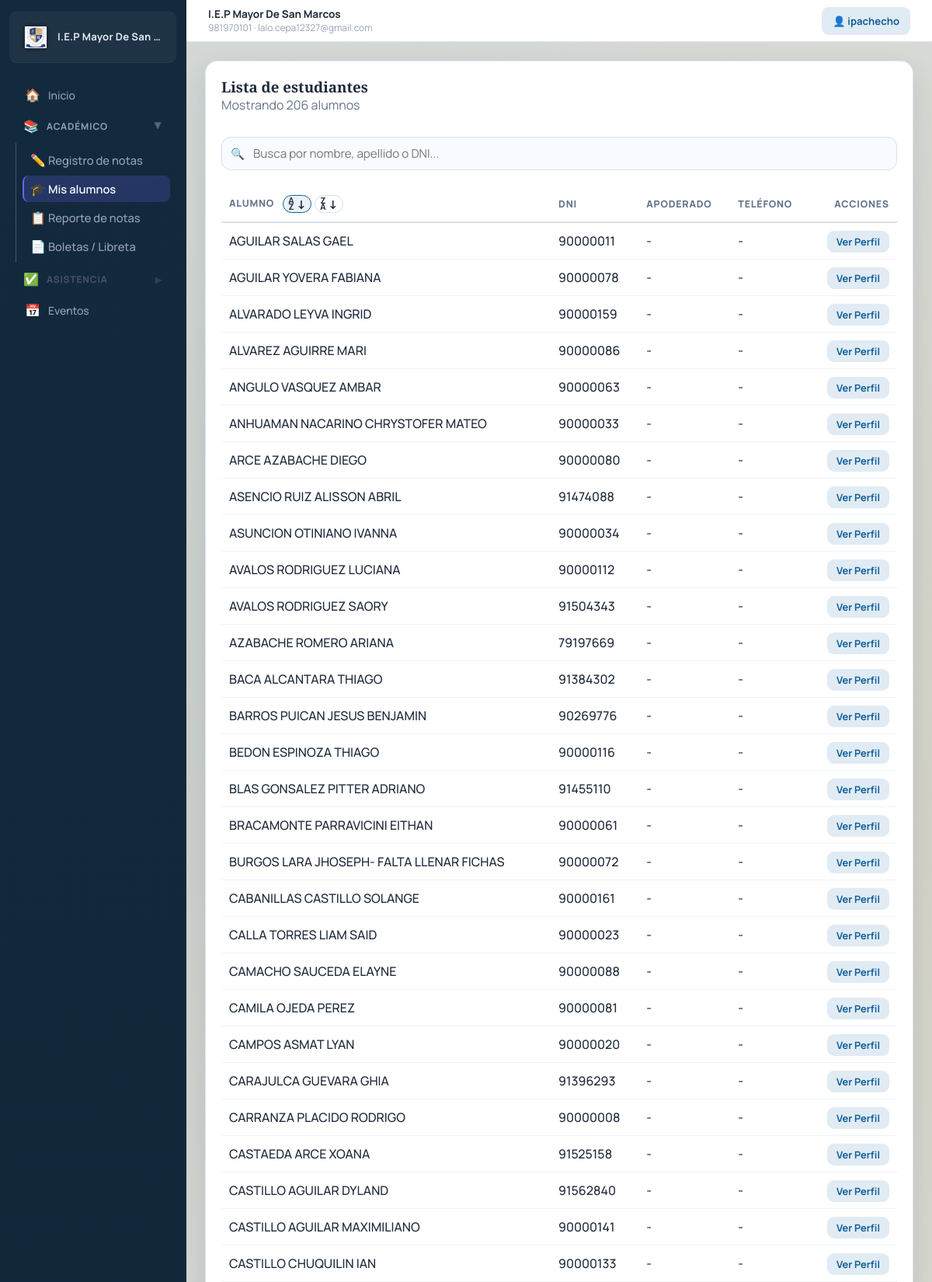
Page /students/ (signed in, upper part) on the committed database.
### schools/models.py (models this page shows, shortened)
class School(models.Model):
    name = models.CharField(max_length=255)
    logo = models.FileField(upload_to='school_logos/', blank=True, null=True)
    address = models.TextField()
    phone = models.CharField(max_length=20)
    email = models.EmailField()
    ruc = models.CharField(max_length=11, blank=True, null=True, verbose_name="RUC")
    pension_price = models.DecimalField(max_digits=10, decimal_places=2, default=200.00, verbose_name="Costo de Pension")
    enrollment_price = models.DecimalField(max_digits=10, decimal_places=2, default=300.00, verbose_name="Costo de Matricula")
    supplies_price = models.DecimalField(max_digits=10, decimal_places=2, default=50.00, verbose_name="Costo de Material Escolar")
    created_at = models.DateTimeField(auto_now_add=True)

### accounts/models.py (models this page shows, shortened)
class User(AbstractUser):
    ROLE_CHOICES = (
        ('admin', 'Administrador'),
        ('director', 'Director'),
        ('teacher', 'Docente'),
        ('secretary', 'Secretaria'),
        ('parent', 'Padre'),
    )
    role = models.CharField(max_length=20, choices=ROLE_CHOICES)
    phone = models.CharField(max_length=15, blank=True, null=True)
    profile_picture = models.ImageField(upload_to='profile_pics/', blank=True, null=True, verbose_name='Foto de Perfil')
    teaching_grade = models.ForeignKey(
        'academic.Grade',
        on_delete=models.SET_NULL,
        blank=True,
        null=True,
        related_name='teachers',
    )
    teaching_section = models.ForeignKey(
        'academic.Section',
        on_delete=models.SET_NULL,
        blank=True,
        null=True,
        related_name='teachers_by_section',
    )
    is_polyteacher = models.BooleanField(default=False, verbose_name='Es polidocente')
    poly_course = models.ForeignKey(
        'academic.Course',
        on_delete=models.SET_NULL,
        blank=True,
        null=True,
        related_name='poly_teachers_assigned',
        verbose_name='Curso de polidocencia',
    )
    teaching_courses = models.ManyToManyField(
        'academic.Course',
        blank=True,
        related_name='poly_teachers',
        verbose_name='Cursos que ensena (polidocente) - MULTIPLES',
    )
    teaching_grades = models.ManyToManyField(
        'academic.Grade',
        blank=True,
        related_name='poly_teachers_grades',
        verbose_name='Grados que ensena (polidocente)',
    )
    teaching_sections = models.ManyToManyField(
        'academic.Section',
        blank=True,
        related_name='poly_teachers_sections',
        verbose_name='Secciones que ensena (polidocente)',
    )

### students/models.py (models this page shows, shortened)
class Student(models.Model):
    dni = models.CharField(max_length=8, unique=True)
    first_name = models.CharField(max_length=150)
    last_name = models.CharField(max_length=150)
    birth_date = models.DateField(null=True, blank=True)
    address = models.TextField(blank=True, default='')
    parent_name = models.CharField(max_length=150, blank=True, default='')
    parent_phone = models.CharField(max_length=15, blank=True, default='')
    father_name = models.CharField(max_length=150, blank=True, default='')
    mother_name = models.CharField(max_length=150, blank=True, default='')
    father_phone = models.CharField(max_length=15, blank=True, default='')
    mother_phone = models.CharField(max_length=15, blank=True, default='')

### students/views.py (the view)
# urls.py: path('', student_list, name='student_list'),
@role_required('admin', 'director', 'secretary', 'teacher')
def student_list(request):
    student_order = resolve_student_order(request)
    if request.user.role == 'teacher' and not request.user.is_superuser:
        students = order_queryset_by_student_name(
            Student.objects.filter(
                enrollment__in=teacher_tutor_enrollments(request.user).filter(academic_year__is_active=True),
            ).distinct(),
            student_order=student_order,
        )
    else:
        students = order_queryset_by_student_name(
            Student.objects.all(),
            student_order=student_order,
        )
    context = {
        'students': students,
    }
    context.update(student_order_context(request, student_order))
    return render(request, 'students/student_list.html', context)

### students/templates/students/student_list.html (shortened to what this page needs)
{% extends 'base.html' %}
{% block content %}
<section class="card">
    <div class="section-head">
        <div>
            <h1>Lista de estudiantes</h1>
            <p class="muted" id="student-count">Mostrando {{ students|length }} alumnos</p>
        </div>
    </div>
    <div class="search-bar-container" style="margin-bottom: 20px;">
        <div class="input-with-icon">
            <span class="search-icon">🔍</span>
            <input type="text" id="student-search" placeholder="Busca por nombre, apellido o DNI..." class="search-input">
        </div>
    </div>
    <div class="table-wrap">
        <table id="students-table">
            <thead>
                <tr>
                    <th>Alumno {% include 'includes/student_order_controls.html' %}</th>
                    <th>DNI</th>
                    <th>Apoderado</th>
                    <th>Teléfono</th>
                    <th style="text-align: right;">Acciones</th>
                </tr>
            </thead>
            <tbody>
                {% for student in students %}
                    <tr class="student-row">
                        <td class="searchable-name">{{ student.first_name }} {{ student.last_name }}</td>
                        <td class="searchable-dni">{{ student.dni }}</td>
                        <td>{{ student.parent_name|default:"-" }}</td>
                        <td>{{ student.parent_phone|default:"-" }}</td>
                        <td style="text-align: right;">
                            <a href="{% url 'student_profile' student.id %}" class="btn btn-subtle btn-sm">Ver Perfil</a>
                        </td>
                    </tr>
                {% empty %}
                    <tr>
                        <td colspan="5" class="empty-state">No hay estudiantes registrados.</td>
                    </tr>
                {% endfor %}
            </tbody>
        </table>
    </div>
</section>
{% endblock %}

### accounts/templates/base.html (shortened to what this page needs)
{% load static %}
<!DOCTYPE html>
<html lang="es">
<head>
    <link rel="stylesheet" href="{% static 'accounts/site.css' %}?v=20260222-6">
</head>
<body data-url-name="{{ request.resolver_match.url_name }}">
    {% if request.user.is_authenticated %}
    <div class="app-shell">
        <aside class="sidebar" id="sidebar">
            <a class="brand" href="{% url 'dashboard' %}">
                <span class="brand-media">
                    {% if system_school and system_school.logo %}
                        <img class="brand-logo" src="{{ system_school.logo.url }}" alt="Logo">
                    {% else %}
                        <span class="brand-mark">GE</span>
                    {% endif %}
                </span>
                <span class="brand-text">{{ system_school.name|default:"Gestión Escolar" }}</span>
            </a>
            <nav class="side-menu">
                {% if request.user.role == 'teacher' and not request.user.is_superuser %}
                    <a href="{% url 'teacher_dashboard' %}" {% if request.resolver_match.url_name == 'teacher_dashboard' %}class="active"{% endif %}>
                        <span class="nav-icon">🏠</span> Inicio
                    </a>
                {% elif request.user.role == 'secretary' and not request.user.is_superuser %}
                    <a href="{% url 'secretary_dashboard' %}" {% if request.resolver_match.url_name == 'secretary_dashboard' %}class="active"{% endif %}>
                        <span class="nav-icon">🏠</span> Inicio
                    </a>
                {% else %}
                    <a href="{% url 'dashboard' %}" {% if request.resolver_match.url_name == 'dashboard' %}class="active"{% endif %}>
                        <span class="nav-icon">🏠</span> Inicio
                    </a>
                {% endif %}
                {% if request.user.role != 'parent' and request.user.role != 'secretary' or request.user.is_superuser %}
                <details class="menu-group" data-urls="academic_dashboard course_management grade_management section_management teacher_competency_gradebook student_list grade_list course_report period_report report_card student_report">
                    <summary>
                        <span class="nav-icon">📚</span> Académico
                        <span class="chevron">▶</span>
                    </summary>
                    <div class="menu-links">
                        <a href="{% url 'teacher_competency_gradebook' %}" {% if request.resolver_match.url_name == 'teacher_competency_gradebook' %}class="active"{% endif %}>
                            <span class="nav-icon">✏️</span> Registro de notas
                        </a>
                        <a href="{% url 'student_list' %}" {% if request.resolver_match.url_name == 'student_list' %}class="active"{% endif %}>
                            <span class="nav-icon">🎓</span> {% if request.user.role == 'teacher' and not request.user.is_superuser %}Mis alumnos{% else %}Alumnos{% endif %}
                        </a>
                        <a href="{% url 'grade_list' %}" {% if request.resolver_match.url_name == 'grade_list' %}class="active"{% endif %}>
                            <span class="nav-icon">📋</span> Reporte de notas
                        </a>
                        <a href="{% url 'report_card' %}" {% if request.resolver_match.url_name == 'report_card' %}class="active"{% endif %}>
                            <span class="nav-icon">📄</span> Boletas / Libreta
                        </a>
                    </div>
                </details>
                {% endif %}
                {% if request.user.role != 'parent' and request.user.role != 'secretary' or request.user.is_superuser %}
                <details class="menu-group" data-urls="attendance_dashboard attendance_take attendance_student_history attendance_course_report">
                    <summary>
                        <span class="nav-icon">✅</span> Asistencia
                        <span class="chevron">▶</span>
                    </summary>
                </details>
                {% endif %}
                {% if request.user.role == 'admin' or request.user.role == 'director' or request.user.role == 'teacher' or request.user.is_superuser %}
                <a href="{% url 'events:calendar' %}" {% if request.resolver_match.app_name == 'events' %}class="active"{% endif %}>
                    <span class="nav-icon">📅</span> Eventos
                </a>
                {% endif %}
            </nav>
        </aside>
        <section class="workspace">
            <header class="topbar">
                {% if system_school %}
                    <div class="school-meta">
                        <strong>{{ system_school.name }}</strong>
                        <span>{{ system_school.phone }}{% if system_school.email %} · {{ system_school.email }}{% endif %}</span>
                    </div>
                {% else %}
                    <div></div>
                {% endif %}
                <a href="{% url 'user_profile' %}" class="btn btn-subtle" style="font-size:0.82rem;">
                    👤 {{ request.user.username }}
                </a>
            </header>
    {% endif %}
            <main class="container{% if not request.user.is_authenticated %} container-auth{% endif %}">
                {% block content %}{% endblock %}
            </main>
    {% if request.user.is_authenticated %}
        </section>
    </div>
    {% endif %}
</body>
</html>

### rows in the picture
School: logo (picture), name "I.E.P Mayor De San…", name "I.E.P Mayor De San Marcos", phone "981970101", email "lalo.cepa12327@gmail.com"
User: user.username "ipachecho"
Student: first_name "AGUILAR", last_name "SALAS GAEL", dni "90000011", parent_name "-", parent_phone "-"
Student: first_name "AGUILAR", last_name "YOVERA FABIANA", dni "90000078", parent_name "-", parent_phone "-"
Student: first_name "ALVARADO", last_name "LEYVA INGRID", dni "90000159", parent_name "-", parent_phone "-"
Student: first_name "ALVAREZ", last_name "AGUIRRE MARI", dni "90000086", parent_name "-", parent_phone "-"
Student: first_name "ANGULO", last_name "VASQUEZ AMBAR", dni "90000063", parent_name "-", parent_phone "-"
Student: first_name "ANHUAMAN NACARINO", last_name "CHRYSTOFER MATEO", dni "90000033", parent_name "-", parent_phone "-"
Student: first_name "ARCE", last_name "AZABACHE DIEGO", dni "90000080", parent_name "-", parent_phone "-"
Student: first_name "ASENCIO RUIZ", last_name "ALISSON ABRIL", dni "91474088", parent_name "-", parent_phone "-"
Student: first_name "ASUNCION", last_name "OTINIANO IVANNA", dni "90000034", parent_name "-", parent_phone "-"
Student: first_name "AVALOS", last_name "RODRIGUEZ LUCIANA", dni "90000112", parent_name "-", parent_phone "-"
Student: first_name "AVALOS", last_name "RODRIGUEZ SAORY", dni "91504343", parent_name "-", parent_phone "-"
Student: first_name "AZABACHE", last_name "ROMERO ARIANA", dni "79197669", parent_name "-", parent_phone "-"
Student: first_name "BACA", last_name "ALCANTARA THIAGO", dni "91384302", parent_name "-", parent_phone "-"
Student: first_name "BARROS PUICAN", last_name "JESUS BENJAMIN", dni "90269776", parent_name "-", parent_phone "-"
Student: first_name "BEDON", last_name "ESPINOZA THIAGO", dni "90000116", parent_name "-", parent_phone "-"
Student: first_name "BLAS GONSALEZ", last_name "PITTER ADRIANO", dni "91455110", parent_name "-", parent_phone "-"
Student: first_name "BRACAMONTE", last_name "PARRAVICINI EITHAN", dni "90000061", parent_name "-", parent_phone "-"
Student: first_name "BURGOS LARA JHOSEPH- FALTA", last_name "LLENAR FICHAS", dni "90000072", parent_name "-", parent_phone "-"
Student: first_name "CABANILLAS", last_name "CASTILLO SOLANGE", dni "90000161", parent_name "-", parent_phone "-"
Student: first_name "CALLA TORRES", last_name "LIAM SAID", dni "90000023", parent_name "-", parent_phone "-"
Student: first_name "CAMACHO", last_name "SAUCEDA ELAYNE", dni "90000088", parent_name "-", parent_phone "-"
Student: first_name "CAMILA", last_name "OJEDA PEREZ", dni "90000081", parent_name "-", parent_phone "-"
Student: first_name "CAMPOS", last_name "ASMAT LYAN", dni "90000020", parent_name "-", parent_phone "-"
Student: first_name "CARAJULCA", last_name "GUEVARA GHIA", dni "91396293", parent_name "-", parent_phone "-"
Student: first_name "CARRANZA", last_name "PLACIDO RODRIGO", dni "90000008", parent_name "-", parent_phone "-"
Student: first_name "CASTAEDA", last_name "ARCE XOANA", dni "91525158", parent_name "-", parent_phone "-"
Student: first_name "CASTILLO", last_name "AGUILAR DYLAND", dni "91562840", parent_name "-", parent_phone "-"
Student: first_name "CASTILLO", last_name "AGUILAR MAXIMILIANO", dni "90000141", parent_name "-", parent_phone "-"
Student: first_name "CASTILLO", last_name "CHUQUILIN IAN", dni "90000133", parent_name "-", parent_phone "-"

### other values in the picture
{{ students|length }} "206"
